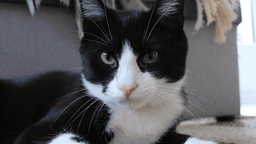
#> input picture examples/cat-128.jpg, 256 x 144 px, shrunk from 6240 x 3512 before the run
$ python elbow.py --load examples/cat-128.jpg
#> lines starting #> are read from the running program, lines starting #| are printed output that depends on the picture
### src/image_io.py
from pathlib import Path

import numpy as np
from PIL import Image


def image_load(path: Path) -> tuple[np.ndarray, tuple[int, int]]:
    """Returns the Image as a numpy array in (r,g,b) format and Image size as in height x width as a tuple (rgb, (height, width))."""
    with Image.open(path) as im:
#> im is the input picture: PIL image 256x144 RGB; mean R, G, B 88.7, 89, 92.1
        pixels = im.convert("RGB")
        return (np.array(pixels), (im.height, im.width))

### src/kmeans.py
from __future__ import annotations

import numpy as np
from tqdm import tqdm

KMEANS_DEFAULTS = {"seed": None, "max_iter": 100, "eps": 1e-4, "batch_size": 100_000}


def _initialize_centroids(X: np.ndarray, k: int, seed: int | None = None) -> np.ndarray:
    """Initialize an array with k-random starting centroids"""
    rng = np.random.default_rng(seed)
    centroids = rng.choice(X, k, replace=False)
    return centroids


def _assign_clusters(X: np.ndarray, centroids: np.ndarray, batch_size: int = 100_000):
    """Assign labels to the nearest centroids creating clusters, returns (squared distance, id of nearest centroid)"""
    n = len(X)
    distances = np.empty(n)
    labels = np.empty(n, dtype=int)

    for i in range(
        0, n, batch_size
    ):  # introduce batching to solve the ArrayMemoryError
        end = min(i + batch_size, n)
        batch = X[i:end]

        batch_dist = (
            (batch**2).sum(axis=1).reshape(-1, 1)
            + (centroids**2).sum(axis=1).reshape(1, -1)
            - 2 * np.dot(batch, centroids.T)
        )

        batch_labels = np.argmin(batch_dist, axis=1)

        distances[i:end] = np.min(batch_dist, axis=1)
        labels[i:end] = batch_labels
    return distances, labels


def _update_centroids(
    X: np.ndarray, labels: np.ndarray, centroids: np.ndarray
) -> np.ndarray:
    """Update centroids by finding their means in (r,g,b) space. Returns np.ndarray with new positions of centroids"""
    new_centroids = np.empty_like(centroids, dtype=float)

    for cluster_id in range(len(centroids)):
        mask = labels == cluster_id
        # if labels is the same as cluster_id, returns list of [True, False, True, ... etc.]
        if np.any(mask):
            new_centroids[cluster_id] = X[mask].mean(axis=0)
        else:
            new_centroids[cluster_id] = centroids[cluster_id]
    return new_centroids


def fit(
    X: np.array,
    k: int,
    seed: int | None = KMEANS_DEFAULTS["seed"],
    max_iter: int = KMEANS_DEFAULTS["max_iter"],
    eps: float = KMEANS_DEFAULTS["eps"],
    batch_size: int = KMEANS_DEFAULTS["batch_size"],
):
    """Run k-means clustering algorithm. Returns (centroids, labels, n_iter)"""
    X = X.astype(np.float64)
    centroids = _initialize_centroids(X, k, seed)

    for i in tqdm(range(max_iter)):
        _, labels = _assign_clusters(X, centroids, batch_size)
        new_centroids = _update_centroids(X, labels, centroids)

        shift = np.linalg.norm(new_centroids - centroids)
        centroids = new_centroids

        if shift < eps:  # if shift is small enough
            break

    _, labels = _assign_clusters(X, centroids, batch_size)
    return (centroids, labels, i + 1)

### src/error.py
"""
Validate inputs for cli programs (elbow.py and cli.py).
"""

import argparse

MAX_K = 256


def _bounded_numeric(min_value=None, min_exclusive=False, max_value=None):
    """Build an argparse type callback which by using caster checks correct bounds."""

    # [12 lines left out: function _validate, not called in this run]

    return _validate


positive_capped_int = _bounded_numeric(min_value=1, max_value=MAX_K)

positive_int = _bounded_numeric(min_value=1)

non_negative_int = _bounded_numeric(min_value=0)

positive_float = _bounded_numeric(min_value=0, min_exclusive=True)

elbow_max_k_int = _bounded_numeric(min_value=3, max_value=MAX_K)

### elbow.py
import argparse
import sys
from pathlib import Path

import matplotlib.pyplot as plt
import numpy as np

from src.error import elbow_max_k_int, non_negative_int
from src.image_io import image_load
from src.kmeans import KMEANS_DEFAULTS, fit


def _within_clusters_sum_of_squares(
    X: np.ndarray, centroids: np.ndarray, labels: np.ndarray
) -> float:
    diffs = X - centroids[labels]
    return float(np.sum(diffs**2))


def compute_elbow_curve(
    X: np.ndarray, k_values: list[int], seed: int | None = KMEANS_DEFAULTS["seed"]
) -> np.ndarray:

    wcss = np.zeros_like(k_values, dtype=float)
    for i, k in enumerate(k_values):
        centroids, labels, _ = fit(X, k, seed)
        wcss[i] = _within_clusters_sum_of_squares(X, centroids, labels)
#> this loop made 16 passes
#> centroids on passes 1 to 2: [[27.33, 27.78, 29.09], [139.1, 139.2, 143.9]], [[20, 21, 23], [27, 27, 27], [118, 116, 117]]

    return wcss


def find_elbow_k(k_values: np.ndarray, wcss: np.ndarray):
    k_values = np.array(k_values, dtype=float)
    wcss = np.array(wcss, dtype=float)

    k_norm = (k_values - k_values.min()) / (k_values.max() - k_values.min())
    wcss_norm = (wcss - wcss.min()) / (wcss.max() - wcss.min())

    x_1, y_1 = k_norm[0], wcss_norm[0]
    x_2, y_2 = k_norm[-1], wcss_norm[-1]

    def _herons_formula(a: float, b: float, c: float) -> float:
        s = 0.5 * (a + b + c)
        return np.sqrt(s * (s - a) * (s - b) * (s - c))

    def _distance(x_1: float, y_1: float, x_2: float, y_2: float) -> float:
        return np.sqrt((x_1 - x_2) ** 2 + (y_1 - y_2) ** 2)

    def _find_height(area: float, base: float) -> float:
        return 2 * area / base

    def _max_height(height: np.ndarray) -> int:
        return np.argmax(height)

    base = _distance(x_1, y_1, x_2, y_2)
    height = np.zeros_like(k_values, dtype=float)

    for i in range(1, len(k_values) - 1):
        x_i, y_i = k_norm[i], wcss_norm[i]
        line_length_1 = _distance(x_1, y_1, x_i, y_i)
        line_length_2 = _distance(x_i, y_i, x_2, y_2)

        area = _herons_formula(line_length_1, line_length_2, base)

        height[i] = _find_height(area, base)
#| Optimal k: 4

    return k_values[_max_height(height)]


def plot_optimal_k(
    optimal_k: int,
    wcss: np.ndarray,
    k_values: list[int],
    save_path: Path | None = None,
) -> None:
#> called with optimal_k = 4, wcss = array of shape (16,)
    plt.figure(figsize=(16, 10))
    plt.plot(k_values, wcss, marker="o")
    marker_index = k_values.index(optimal_k)
    plt.plot(
        k_values[marker_index],
        wcss[marker_index],
        marker="D",
        color="green",
        markersize=14,
    )
    plt.xlabel("K")
    plt.ylabel("Inertia (WCSS)")
    plt.title("Elbow method")
    plt.xticks(k_values)
    plt.grid(alpha=0.3)

    if save_path is not None:
        save_path = Path(save_path)
        save_path.parent.mkdir(parents=True, exist_ok=True)
        plt.savefig(save_path)
        plt.close()
    else:
        plt.show()
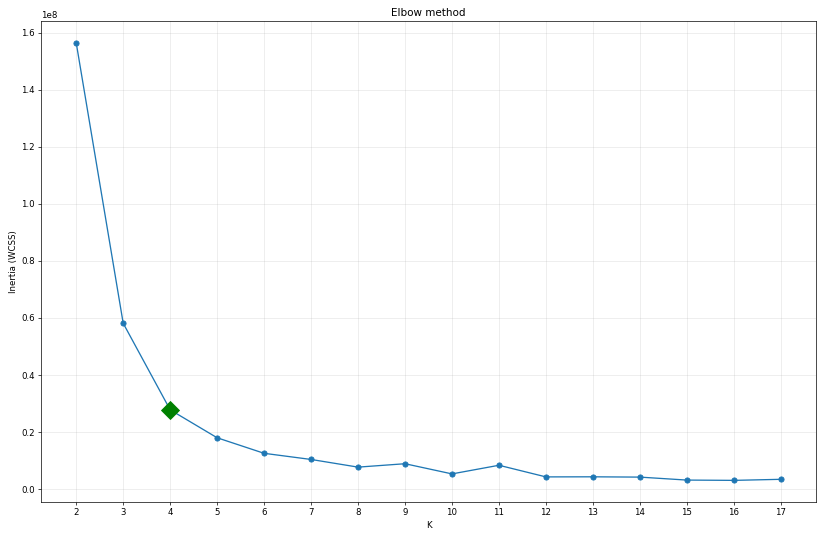
#> figure drawn by matplotlib, 1 panel; curve peaks at x = 2, y = 156441793.3


def elbow_full(
    max_k: int, load: Path, seed: int | None = None, save_path: Path | None = None
) -> int:
    K_RANGE = list(range(2, max_k + 1))
    pixels, _ = image_load(load)
    X = pixels.reshape(-1, 3)
    wcss = compute_elbow_curve(X, K_RANGE, seed)
    optimal_k = int(find_elbow_k(K_RANGE, wcss))
    print(f"Optimal k: {optimal_k}\n")
    plot_optimal_k(optimal_k, wcss, K_RANGE, save_path=save_path)
    return optimal_k


if __name__ == "__main__":
    parser = argparse.ArgumentParser(
        description="Finds optimal amount of colors (k) for particular image compression."
    )

    parser.add_argument(
        "--load",
        help="path to image that should be compressed",
        type=Path,
        required=True,
    )

    parser.add_argument(
        "--max_k",
        help="maximum value of k to check (inclusive), default 17",
        type=elbow_max_k_int,
        default=17,
        required=False,
    )

    parser.add_argument(
        "--seed", type=non_negative_int, default=KMEANS_DEFAULTS["seed"]
    )
    args = parser.parse_args()

    try:
        elbow_full(max_k=args.max_k, load=args.load, seed=args.seed)

    except FileNotFoundError:
        print(f"Error: could not find image file: {args.load}", file=sys.stderr)
        sys.exit(1)
    except ValueError as e:
        print(f"Error: {e}", file=sys.stderr)
        sys.exit(1)
